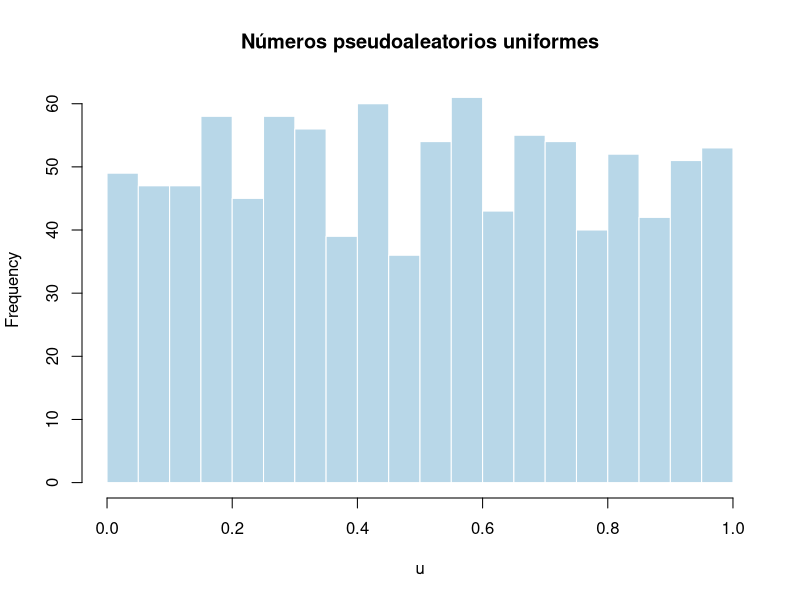
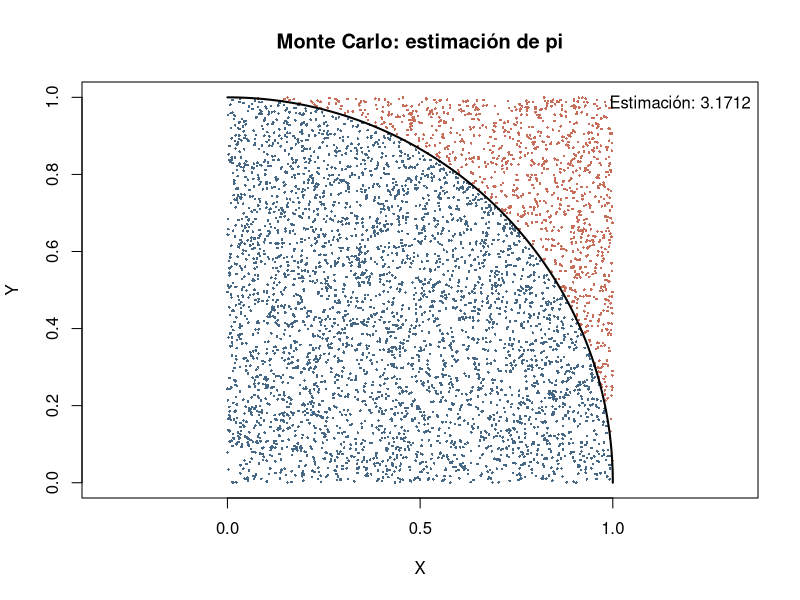
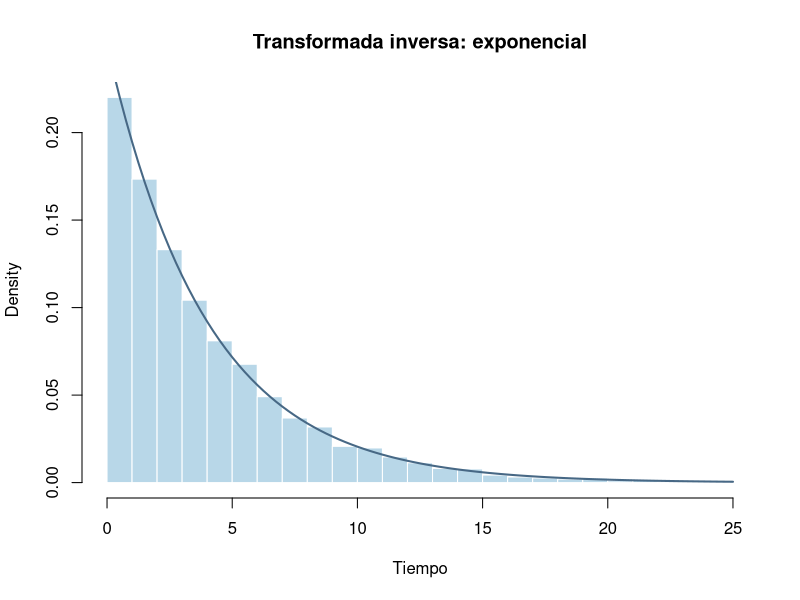
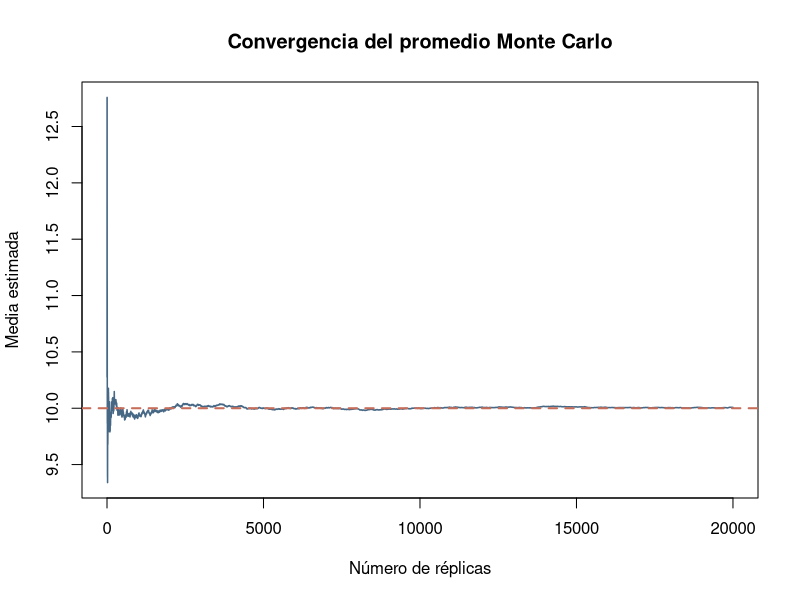

Write R code to recreate these figures, in order.
## ---- chunk 1
knitr::opts_chunk$set(echo = TRUE, warning = FALSE, message = FALSE,
                      fig.width = 8, fig.height = 5, fig.align = "center")
## ---- chunk 2
set.seed(4101)
u <- runif(1000)
hist(u, breaks = 20, col = "#B8D7E8", border = "white",
main = "Números pseudoaleatorios uniformes", xlab = "u")
## ---- chunk 3
set.seed(4102)
n <- 5000
x <- runif(n); y <- runif(n)
dentro <- x^2 + y^2 <= 1
pi_est <- 4 * mean(dentro)
plot(x, y, pch = 16, cex = 0.35,
col = ifelse(dentro, "#476885", "#C76D59"),
asp = 1, xlab = "X", ylab = "Y", main = "Monte Carlo: estimación de pi")
t <- seq(0, pi/2, length.out = 250)
lines(cos(t), sin(t), lwd = 2)
legend("topright", legend = paste("Estimación:", round(pi_est, 5)), bty = "n")
## ---- chunk 4
set.seed(4103)
n <- 10000
suma <- sample(1:6, n, replace = TRUE) + sample(1:6, n, replace = TRUE)
c(estimada = mean(suma >= 10), teorica = 1/6)
## ---- chunk 5
set.seed(4104)
lambda <- 0.25
u <- runif(10000)
x_inversa <- -log1p(-u)/lambda
x_r <- rexp(10000, rate = lambda)
hist(x_inversa, probability = TRUE, breaks = 40,
col = "#B8D7E8", border = "white", xlim = c(0, 25),
main = "Transformada inversa: exponencial", xlab = "Tiempo")
curve(dexp(x, rate = lambda), add = TRUE, col = "#476885", lwd = 2)
c(media_inversa = mean(x_inversa), media_rexp = mean(x_r), media_teorica = 1/lambda)
## ---- chunk 6
set.seed(4105)
u <- runif(20000)
estimacion <- mean(u^2)
error_estandar <- sd(u^2)/sqrt(length(u))
c(estimacion = estimacion, teorico = 1/3,
limite_inferior = estimacion - 1.96*error_estandar,
limite_superior = estimacion + 1.96*error_estandar)
## ---- chunk 7
set.seed(4106)
z <- rnorm(20000, mean = 10, sd = 3)
promedio_acumulado <- cumsum(z)/seq_along(z)
plot(promedio_acumulado, type = "l", col = "#476885", lwd = 1.5,
xlab = "Número de réplicas", ylab = "Media estimada",
main = "Convergencia del promedio Monte Carlo")
abline(h = 10, col = "#C76D59", lty = 2, lwd = 2)
## ---- chunk 8
set.seed(4111)
d <- rbinom(10000, size = 50, prob = 0.04)
c(MonteCarlo = mean(d >= 4), teorico = 1-pbinom(3, 50, 0.04))
## ---- chunk 9
set.seed(4112)
d <- rpois(10000, lambda = 18)
s <- 22
c(prob_faltante = mean(d > s), faltante_medio = mean(pmax(d-s, 0)),
  ventas_medias = mean(pmin(d,s)))
## ---- chunk 10
set.seed(4113)
t <- rweibull(20000, shape = 2, scale = 1500)
c(MonteCarlo = mean(t > 1200), teorico = exp(-(1200/1500)^2))
## ---- chunk 11
set.seed(4114)
s <- rexp(10000, rate = 1/6)
c(prob_mas_10 = mean(s > 10), percentil90 = unname(quantile(s, 0.9)),
  prob_teorica = pexp(10, rate = 1/6, lower.tail = FALSE))
## ---- chunk 12
set.seed(4115)
l <- rlnorm(20000, meanlog = 2, sdlog = 0.5)
c(perdida_media = mean(l), prob_superar_15 = mean(l > 15),
  cuantil95 = unname(quantile(l, 0.95)))
## ---- chunk 13
set.seed(4116)
n <- 100
llegadas <- cumsum(rexp(n, rate = 1/8))
servicios <- rexp(n, rate = 1/6)
inicio <- salida <- espera <- numeric(n)
for (i in seq_len(n)) {
  previo <- if (i == 1) 0 else salida[i-1]
  inicio[i] <- max(llegadas[i], previo)
  salida[i] <- inicio[i] + servicios[i]
  espera[i] <- inicio[i] - llegadas[i]
}
c(espera_media = mean(espera), prob_esperar = mean(espera > 0),
  espera_maxima = max(espera))
